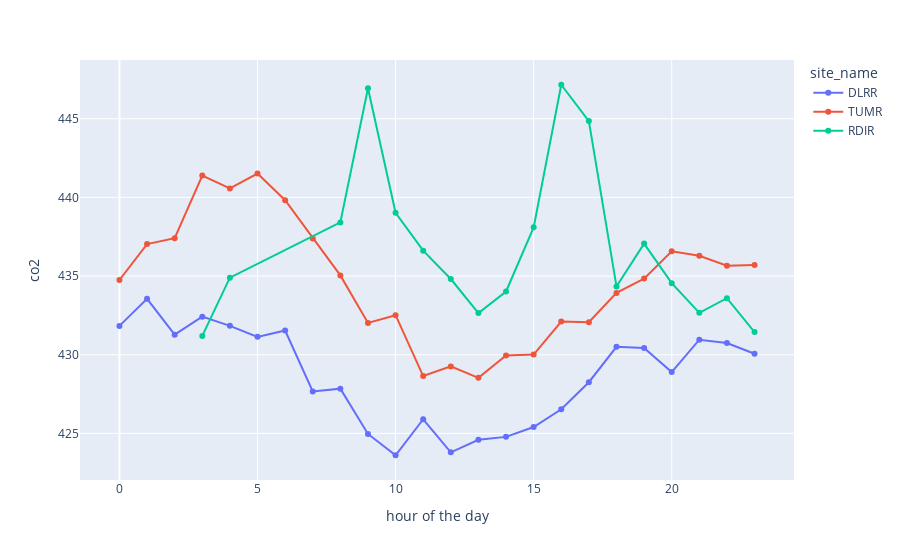

The notebook cell saved with this chart:
### Code cell
sites = ["DLRR", "TUMR", "RDIR"]
df_sites = []

for site in sites:
    
    df_sites.append(extract_site_data(df=df_1h, site_name=site, wind=[250,290]))
    
df_plot = pl.concat(df_sites)

fig = px.line(df_plot, x="hour of the day", y="co2", color="site_name", markers=True)
fig.show()

### Figure 1 — Plotly figure (JSON) as saved in the notebook; plotly's stock layout.template omitted (floating-point values rounded to 4 significant figures)
{"data": [{"hovertemplate": "site_name=DLRR<br>hour of the day=%{x}<br>co2=%{y}<extra></extra>", "legendgroup": "DLRR", "line": {"color": "#636efa", "dash": "solid"}, "marker": {"symbol": "circle"}, "mode": "lines+markers", "name": "DLRR", "orientation": "v", "showlegend": true, "type": "scatter", "x": [0, 1, 2, 3, 4, 5, 6, 7, 8, 9, 10, 11, 12, 13, 14, 15, 16, 17, 18, 19, 20, 21, 22, 23], "xaxis": "x", "y": [431.8, 433.6, 431.3, 432.4, 431.8, 431.1, 431.5, 427.7, 427.8, 425.0, 423.6, 425.9, 423.8, 424.6, 424.8, 425.4, 426.5, 428.3, 430.5, 430.4, 428.9, 431.0, 430.7, 430.1], "yaxis": "y"}, {"hovertemplate": "site_name=TUMR<br>hour of the day=%{x}<br>co2=%{y}<extra></extra>", "legendgroup": "TUMR", "line": {"color": "#EF553B", "dash": "solid"}, "marker": {"symbol": "circle"}, "mode": "lines+markers", "name": "TUMR", "orientation": "v", "showlegend": true, "type": "scatter", "x": [0, 1, 2, 3, 4, 5, 6, 7, 8, 9, 10, 11, 12, 13, 14, 15, 16, 17, 18, 19, 20, 21, 22, 23], "xaxis": "x", "y": [434.8, 437.0, 437.4, 441.4, 440.6, 441.5, 439.8, 437.4, 435.0, 432.0, 432.5, 428.6, 429.3, 428.5, 429.9, 430.0, 432.1, 432.1, 433.9, 434.8, 436.6, 436.3, 435.7, 435.7], "yaxis": "y"}, {"hovertemplate": "site_name=RDIR<br>hour of the day=%{x}<br>co2=%{y}<extra></extra>", "legendgroup": "RDIR", "line": {"color": "#00cc96", "dash": "solid"}, "marker": {"symbol": "circle"}, "mode": "lines+markers", "name": "RDIR", "orientation": "v", "showlegend": true, "type": "scatter", "x": [3, 4, 8, 9, 10, 11, 12, 13, 14, 15, 16, 17, 18, 19, 20, 21, 22, 23], "xaxis": "x", "y": [431.2, 434.9, 438.4, 446.9, 439.0, 436.6, 434.8, 432.7, 434.0, 438.1, 447.2, 444.9, 434.3, 437.1, 434.5, 432.7, 433.6, 431.4], "yaxis": "y"}], "layout": {"legend": {"title": {"text": "site_name"}, "tracegroupgap": 0}, "margin": {"t": 60}, "xaxis": {"anchor": "y", "domain": [0, 1], "title": {"text": "hour of the day"}}, "yaxis": {"anchor": "x", "domain": [0, 1], "title": {"text": "co2"}}}}
